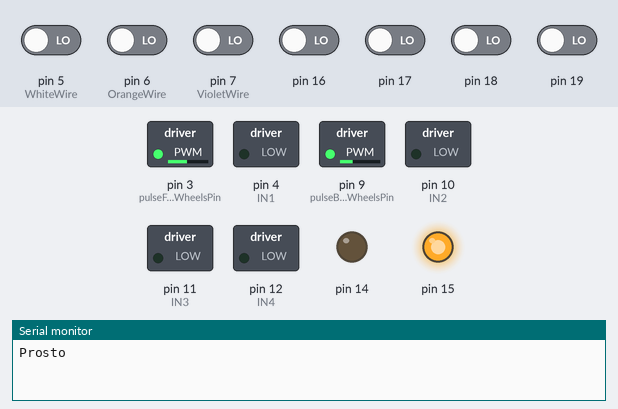
Bench run of a sketch on a simulated Arduino Uno, built with avr-gcc and run on an emulated ATmega328P. Parts: switched loads named in the sketch (green lamp = pin HIGH), output pins drawn as LEDs (lit = HIGH), the last lines printed to the serial monitor. Dashed ring = blinking. The inputs (shaded band) are chosen by the test bench; at power-on: pin 5 (WhiteWire), pin 6 (OrangeWire), pin 7 (VioletWire), pin 16–19 LOW.

Above: at 1.2 s.
1.3 s: pin 5 (WhiteWire) driven HIGH
At 2.5 s:
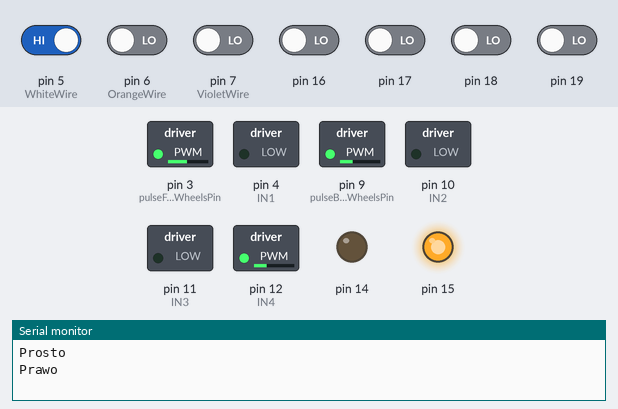
2.8 s: pin 7 (VioletWire) driven HIGH
At 3.2 s:
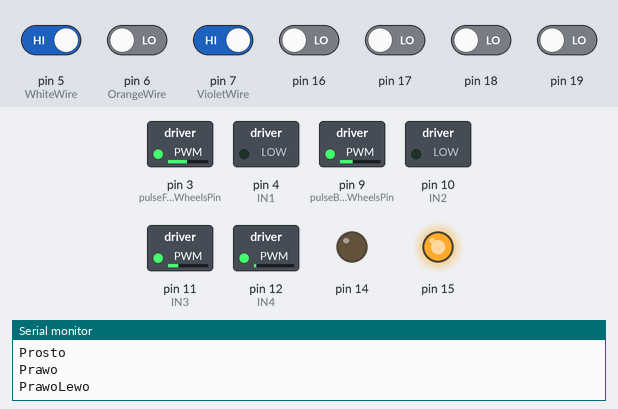
4.3 s: pin 16 driven HIGH
At 4.8 s:
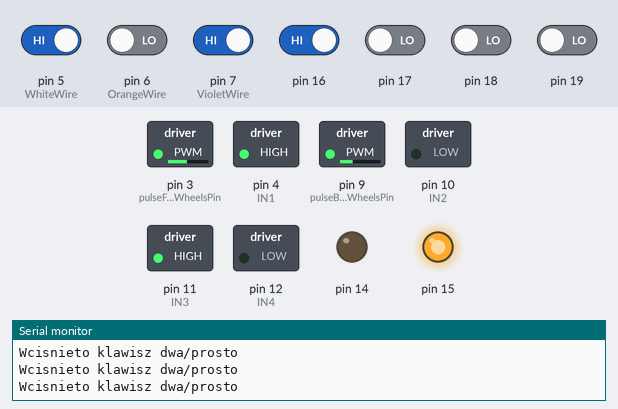
5.8 s: pin 17 driven HIGH
At 7.1 s:
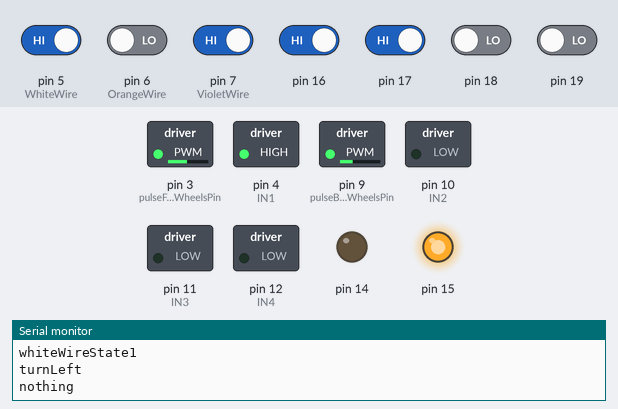
7.6 s: pin 19 driven HIGH
At 7.97 s:
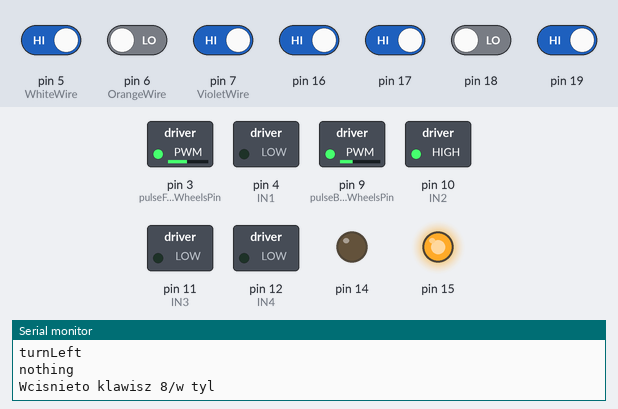
10.6 s: pin 7 (VioletWire) driven LOW
At 11.3 s:
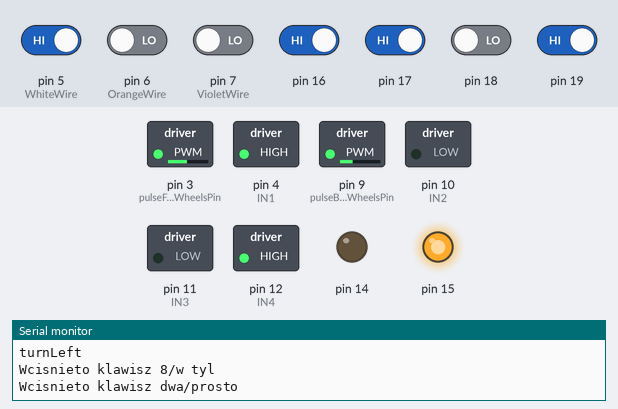
Timing chart, 0 to 14.6 s (numbered marks = the images above; inputs shaded):
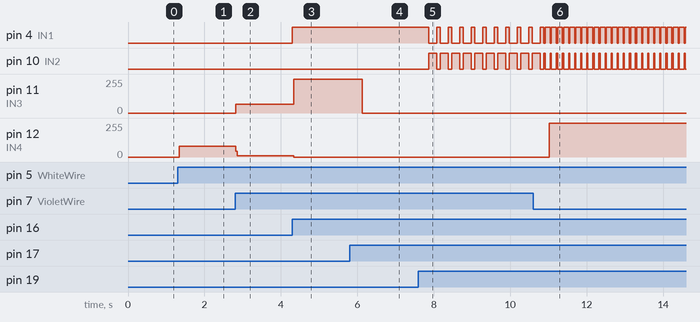

Measured:
- after the input at 1.3 s, pin 12 (IN4): 0/255 → 79/255 at once
- after the input at 2.8 s, pin 11 (IN3): 0/255 → 64/255 at once; pin 12 (IN4): 79/255 → 9/255 at once
- after the input at 4.3 s, pin 4 (IN1): LOW → HIGH at once; pin 11 (IN3): 64/255 → 255/255 at once; pin 12 (IN4): 9/255 → 0/255 at once
- after the input at 5.8 s, pin 11 (IN3): 255/255 → 0/255 after 0.33 s
- after the input at 7.6 s, pin 4 (IN1): alternates HIGH for 0.10 s and LOW for 0.20 s, starting after 0.27 s; pin 10 (IN2): alternates HIGH for 0.20 s and LOW for 0.10 s, starting after 0.27 s
- after the input at 10.6 s, pin 4 (IN1): alternates HIGH for 0.13 s and LOW for 0.03 s, starting after 0.32 s; pin 10 (IN2): alternates HIGH for 0.03 s and LOW for 0.13 s, starting after 0.32 s; pin 12 (IN4): 0/255 → 255/255 after 0.42 s

The sketch:

CarControl2.ino
```cpp
int count=0;
String previousMessage="@";
unsigned long timeMillis=0;
int onPulseDuration=15;
int offPulseDuration=15;
//encoder Wires
//const int YellowWire = 16;
const int OrangeWire = 6;
const int WhiteWire = 5;
const int VioletWire = 7;
//Motor Control
const int IN1 = 4;
const int IN2 = 10;
const int IN3 = 11;
const int IN4 = 12;
const int powerControlPin = 3;
const int pulseFrontWheelsPin = 3;
const int pulseBackWheelsPin = 9;

int frontWheels=0;
int backWheels=0;

bool rigth=true;
void setup() {
    Serial.begin(9600);

    pinMode(IN1, OUTPUT);
    pinMode(IN2, OUTPUT);
    pinMode(IN3, OUTPUT);
    pinMode(IN4, OUTPUT);
//    pinMode(powerControlPin, OUTPUT);
    pinMode(pulseFrontWheelsPin, OUTPUT);
    pinMode(pulseBackWheelsPin, OUTPUT);
    analogWrite(pulseFrontWheelsPin, 120);
    analogWrite(pulseBackWheelsPin, 80);

//    pinMode(YellowWire, INPUT);
    pinMode(OrangeWire, INPUT);
    pinMode(WhiteWire, INPUT);
    pinMode(VioletWire, INPUT);

    pinMode(PIN_A0, OUTPUT);
    pinMode(PIN_A1, OUTPUT);
    pinMode(PIN_A2, INPUT);
    pinMode(PIN_A3, INPUT);
    pinMode(PIN_A4, INPUT);
    pinMode(PIN_A5, INPUT);
    pinMode(PIN_A6, INPUT);
    digitalWrite(PIN_A0, LOW);
    digitalWrite(PIN_A1, HIGH);


}
void stopFrontWheels(int delayValue){
          delay(delayValue);
          digitalWrite(IN3, LOW);
          digitalWrite(IN4, LOW);
  }
void stopBackWheels(int delayValue){
          backWheels=0;
          delay(delayValue);
          digitalWrite(IN1, LOW);
          digitalWrite(IN2, LOW);
          //Serial.println("stopBackWheels");
  }
void goForward(){
          backWheels=1;
          digitalWrite(IN1, HIGH);
          digitalWrite(IN2, LOW);
  }

void goBack(){
          backWheels=-1;
          digitalWrite(IN1, LOW);
          digitalWrite(IN2, HIGH);
  }
void straigh(int whiteWireState,int violetWireState){
    frontWheels=2;
    if(whiteWireState){
        digitalWrite(IN3, LOW);
        digitalWrite(IN4, HIGH);
    }
    if(violetWireState){
        digitalWrite(IN3, HIGH);
        digitalWrite(IN4, LOW);
    }
}
void turnLeft(int violetWireState){
    frontWheels=1;
    Serial.println("turnLeft");

    if(violetWireState){
    Serial.println("nothing");
      }
      else{
        digitalWrite(IN3, LOW);
        digitalWrite(IN4, HIGH);
        }
  }

void turnRight(int whiteWireState){
     frontWheels=3;
     Serial.println("turnRight");
     if(whiteWireState){
    Serial.println("nothing");
      }
      else{
        digitalWrite(IN3, HIGH);
        digitalWrite(IN4, LOW);
        }
  }
void loop() {
       //digitalWrite(pulseFrontWheelsPin, HIGH);
       //digitalWrite(pulseBackWheelsPin, HIGH);

      if((millis()-timeMillis)>250){
          stopBackWheels(0);
          stopFrontWheels(0);
        }
      /*if(millis()>(timeMillis+offPulseDuration)){
        digitalWrite(pulseFrontWheelsPin, HIGH);
        digitalWrite(pulseBackWheelsPin, HIGH);
      }
      if(millis()>(timeMillis+onPulseDuration+offPulseDuration)){
              timeMillis=millis();
              digitalWrite(pulseFrontWheelsPin, LOW);
              digitalWrite(pulseBackWheelsPin, LOW);
      }  */

      int orangeWireState = digitalRead(OrangeWire);
      int violetWireState = digitalRead(VioletWire);
      int whiteWireState = digitalRead(WhiteWire);
      String message="";
      if(whiteWireState){message+="Prawo";}
      if(violetWireState){message+="Lewo";}
      if(orangeWireState){message+=" lekko";}
      if(message==""){message="Prosto";}

      if(previousMessage!=message){Serial.println(message);}
      previousMessage=message;
      if(message=="Prosto"&&frontWheels==2){stopFrontWheels(0);}
      if(violetWireState&&frontWheels==1){stopFrontWheels(200);}
      if(whiteWireState&&frontWheels==3){stopFrontWheels(200);}

      //Serial.println("A"); // typ nadajnika

if (digitalRead(PIN_A2)) {
        count+=1;
        timeMillis=millis();
          Serial.println("Wcisnieto klawisz dwa/prosto");
          goForward();
        }
if (digitalRead(PIN_A3)) {
        count+=1;
        timeMillis=millis();
          Serial.println("Wcisnieto klawisz cztery/lewo");
          Serial.print("orangeWireState: ");
          Serial.println(orangeWireState);
          Serial.print("violetWireState");
          Serial.println(violetWireState);
          Serial.print("whiteWireState");
          Serial.println(whiteWireState);

          turnLeft(violetWireState);
        }
if (digitalRead(PIN_A4)) {
        count+=1;
        timeMillis=millis();
          Serial.println("Wcisnieto klawisz szesc/prawo ");
          turnRight(whiteWireState);
        }
if (digitalRead(PIN_A5)) {
        count+=1;
        timeMillis=millis();
          Serial.println("Wcisnieto klawisz 8/w tyl");
          goBack();
       }
if((!(digitalRead(PIN_A3)))&&(!(digitalRead(PIN_A4)))){straigh(whiteWireState,violetWireState);}
if((!(digitalRead(PIN_A2)))&&(!(digitalRead(PIN_A5)))){stopBackWheels(0);}

}
```
